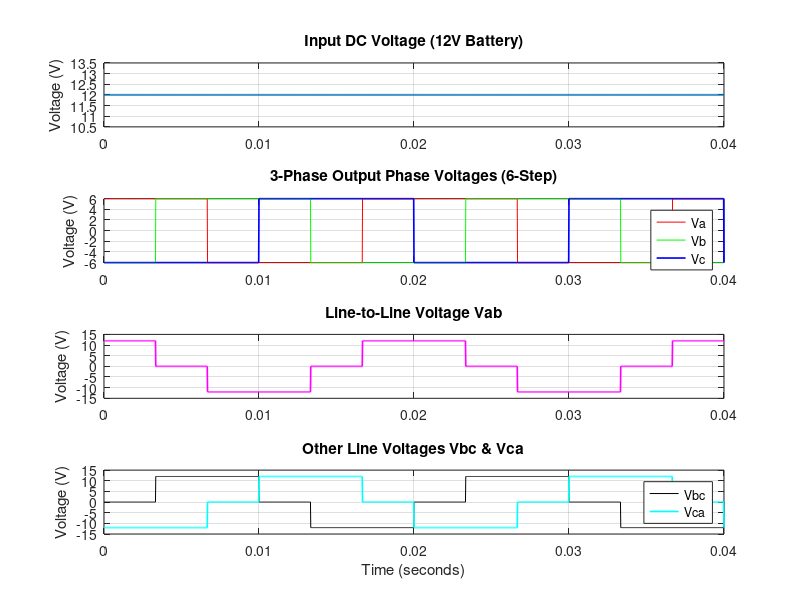

The MATLAB script that drew this image:
clc;
clear;
close all;

%% Parameters
Vdc = 12;              % DC input voltage
f = 50;                % Output frequency (Hz)
T = 1/f;               % Time period
steps = 6;             % 6-step inverter
fs = 50000;            % Simulation sampling frequency
t = 0:1/fs:2*T;        % Simulate 2 cycles

%% Step duration
step_time = T/6;

%% Initialize phase outputs
Va = zeros(size(t));
Vb = zeros(size(t));
Vc = zeros(size(t));

%% Generate 6-step waveform
for k = 1:length(t)
    step = floor(mod(t(k),T)/step_time) + 1;
    
    switch step
        case 1
            A=1; B=0; C=0;
        case 2
            A=1; B=1; C=0;
        case 3
            A=0; B=1; C=0;
        case 4
            A=0; B=1; C=1;
        case 5
            A=0; B=0; C=1;
        case 6
            A=1; B=0; C=1;
    end
    
    Va(k) = (2*A-1)*Vdc/2;
    Vb(k) = (2*B-1)*Vdc/2;
    Vc(k) = (2*C-1)*Vdc/2;
end

%% Line-to-line voltages
Vab = Va - Vb;
Vbc = Vb - Vc;
Vca = Vc - Va;

%% Plot Results

figure;

subplot(4,1,1)
plot(t, Vdc*ones(size(t)),'LineWidth',1.5)
title('Input DC Voltage (12V Battery)')
ylabel('Voltage (V)')
grid on

subplot(4,1,2)
plot(t, Va,'r', t, Vb,'g', t, Vc,'b','LineWidth',1.2)
title('3-Phase Output Phase Voltages (6-Step)')
ylabel('Voltage (V)')
legend('Va','Vb','Vc')
grid on

subplot(4,1,3)
plot(t, Vab,'m','LineWidth',1.2)
title('Line-to-Line Voltage Vab')
ylabel('Voltage (V)')
grid on

subplot(4,1,4)
plot(t, Vbc,'k', t, Vca,'c','LineWidth',1.2)
title('Other Line Voltages Vbc & Vca')
xlabel('Time (seconds)')
ylabel('Voltage (V)')
legend('Vbc','Vca')
grid on
